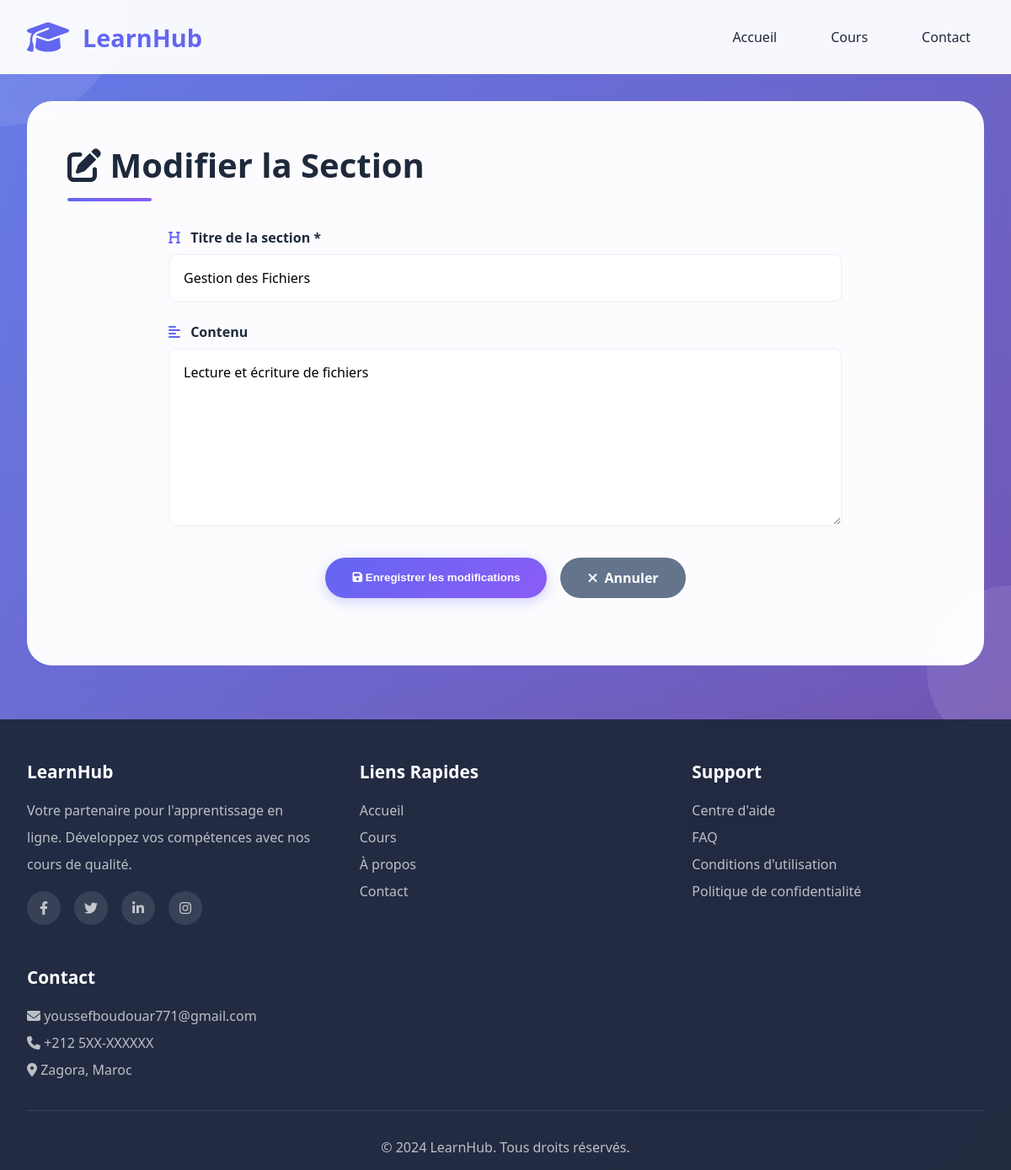
Screenshot of /sections/sections_edit.php?id=4 with the database file from the repository.
### tables this page shows
CREATE TABLE sections (
    id INT AUTO_INCREMENT PRIMARY KEY,
    course_id INT NOT NULL,
	title VARCHAR(50) NOT NULL,
    content TEXT, 
    position INT,
	created_at DATE,
	FOREIGN KEY (course_id) REFERENCES courses(id) ON DELETE CASCADE,
	CONSTRAINT course_position UNIQUE(course_id, position)
);

### sections/sections_edit.php (the view, shortened to what this page needs)
<?php
    require_once '../config.php';
    $id = $_GET['id'];
    $sqll = "SELECT * FROM sections WHERE id = $id";
    $result = mysqli_query($connection, $sqll);
    $section = mysqli_fetch_assoc($result);
    $ex_title = $section['title'];
    $ex_content = $section['content'];
    require_once '../header.php';
?>
<div class="container">
    <div class="courses-section" style="margin-top: 2rem;">
        <div class="section-header">
            <h2><i class="fas fa-edit"></i> Modifier la Section</h2>
        </div>
        <form method="POST" action="" class="course-form">
            <div class="form-group">
                <label for="title">
                    <i class="fas fa-heading"></i> Titre de la section *
                </label>
                <input
                    type="text"
                    id="title"
                    name="title"
                    placeholder="Ex: Introduction aux Variables"
                    required
                    value="<?php echo $ex_title; ?>"
                >
            </div>
            <div class="form-group">
                <label for="content">
                    <i class="fas fa-align-left"></i> Contenu
                </label>
                <textarea
                    id="content"
                    name="content"
                    rows="8"
                    placeholder="Décrivez le contenu de cette section..."
                ><?php echo $ex_content; ?></textarea>
            </div>
            <div class="form-actions">
                <button type="submit" class="btn-primary">
                    <i class="fas fa-save"></i> Enregistrer les modifications
                </button>
                <a href="../index.php" class="btn-secondary">
                    <i class="fas fa-times"></i> Annuler
                </a>
            </div>
        </form>
    </div>
</div>
<?php
    require_once '../footer.php'
?>

### css/style.css (style rules this page uses)
* { margin: 0; padding: 1; box-sizing: border-box; }
:root { --primary: #6366f1; --primary-dark: #4f46e5; --secondary: #8b5cf6; --accent: #ec4899; --success: #10b981; --warning: #f59e0b; --danger: #ef4444; --dark: #1e293b; --gray: #64748b; --light: #f1f5f9; --white: #ffffff; --shadow: 0 10px 40px rgba(99, 102, 241, 0.1); --shadow-lg: 0 20px 60px rgba(99, 102, 241, 0.15); }
body { font-family: 'Segoe UI', Tahoma, Geneva, Verdana, sans-serif; background: linear-gradient(135deg, #667eea 0%, #764ba2 100%); min-height: 100vh; color: var(--dark); overflow-x: hidden; }
.container { max-width: 1400px; margin: 0 auto; padding: 0 2rem; }
.btn-primary { background: linear-gradient(135deg, var(--primary), var(--secondary)); color: white; padding: 0.8rem 2rem; border-radius: 50px; border: none; cursor: pointer; font-weight: 600; transition: all 0.3s; box-shadow: 0 4px 15px rgba(99, 102, 241, 0.3); }
.courses-section { background: rgba(255, 255, 255, 0.98); border-radius: 30px; padding: 3rem; margin: 3rem 0; box-shadow: var(--shadow-lg); animation: fadeInUp 0.8s ease-out; }
.section-header { display: flex; justify-content: space-between; align-items: center; margin-bottom: 2rem; }
.section-header h2 { font-size: 2.5rem; color: var(--dark); position: relative; padding-bottom: 1rem; }
.section-header h2::after { content: ''; position: absolute; bottom: 0; left: 0; width: 100px; height: 4px; background: linear-gradient(90deg, var(--primary), var(--secondary)); border-radius: 2px; }
.course-form { max-width: 800px; margin: 2rem auto; }
.form-group { margin-bottom: 1.5rem; }
.form-group label { display: block; margin-bottom: 0.5rem; color: var(--dark); font-weight: 600; font-size: 1rem; }
.form-group label i { color: var(--primary); margin-right: 0.5rem; }
.form-group input, .form-group textarea, .form-group select { width: 100%; padding: 1rem; border: 2px solid var(--light); border-radius: 10px; font-size: 1rem; font-family: inherit; transition: all 0.3s; background: white; }
.form-group textarea { resize: vertical; min-height: 120px; }
.form-actions { display: flex; gap: 1rem; justify-content: center; margin-top: 2rem; }
.btn-secondary { background: var(--gray); color: white; padding: 0.8rem 2rem; border-radius: 50px; border: none; cursor: pointer; font-weight: 600; transition: all 0.3s; text-decoration: none; display: inline-flex; align-items: center; gap: 0.5rem; }

### rows the page displays
sections: title "Gestion des Fichiers", content "Lecture et écriture de fichiers"
